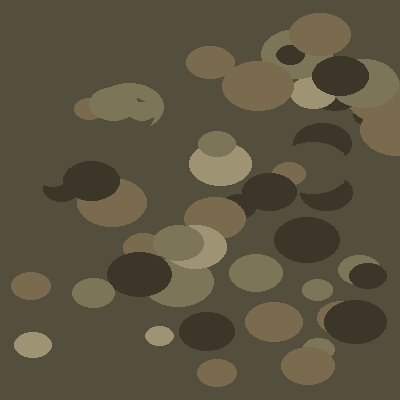
#> input picture data/sample_images/sample_multicam.png, 400 x 400 px
$ python cli_analyze.py
#> lines starting #> are read from the running program, lines starting #| are printed output that depends on the picture
### src/opsec/metadata_sanitizer.py
"""
Metadata Sanitizer (Anti-Tracking & OPSEC Engine)
Strips EXIF, GPS, camera serials, timestamps, and geolocation tags from uploaded imagery.
"""

import io
from typing import Dict, Any, Tuple
from PIL import Image
from PIL.ExifTags import TAGS, GPSTAGS

class MetadataSanitizer:
    """Detects and scrubs embedded metadata from imagery."""

    @staticmethod
    def extract_metadata(image: Image.Image) -> Dict[str, Any]:
        """
        Extracts human-readable EXIF and GPS tags from a PIL Image.
        Returns a dictionary detailing potential OPSEC leaks.
        """
        leaks = {
            "has_exif": False,
            "has_gps": False,
            "device_info": {},
            "gps_info": {},
            "timestamp": None,
            "raw_tags_count": 0
        }

        try:
            exif_data = image.getexif()
            if not exif_data:
                return leaks

            leaks["has_exif"] = True
            leaks["raw_tags_count"] = len(exif_data)

            for tag_id, value in exif_data.items():
                tag_name = TAGS.get(tag_id, str(tag_id))

                if tag_name in ["Make", "Model", "Software", "LensModel", "BodySerialNumber"]:
                    leaks["device_info"][tag_name] = str(value)

                elif tag_name in ["DateTime", "DateTimeOriginal", "DateTimeDigitized"]:
                    if not leaks["timestamp"]:
                        leaks["timestamp"] = str(value)

                elif tag_name == "GPSInfo":
                    leaks["has_gps"] = True
                    gps_dict = {}
                    for gps_tag_id, gps_val in value.items():
                        sub_tag = GPSTAGS.get(gps_tag_id, str(gps_tag_id))
                        gps_dict[sub_tag] = str(gps_val)
                    leaks["gps_info"] = gps_dict

        except Exception as e:
            leaks["extraction_error"] = str(e)

        return leaks

    @staticmethod
    def sanitize(image: Image.Image) -> Tuple[Image.Image, Dict[str, Any]]:
        """
        Creates a clean copy of the image completely stripped of all metadata,
        ICC profiles, and EXIF segments.
        Returns: (sanitized_image, audit_log)
        """
        leaks = MetadataSanitizer.extract_metadata(image)

        # Create new image with pure pixel data only
        data = list(image.getdata())
        sanitized_img = Image.new(image.mode, image.size)
        sanitized_img.putdata(data)

        audit_log = {
            "opsec_status": "CLEARED",
            "stripped_tags": leaks["raw_tags_count"],
            "gps_eliminated": leaks["has_gps"],
            "device_fingerprint_cleared": len(leaks["device_info"]) > 0,
            "original_leaks_found": leaks
        }

        return sanitized_img, audit_log

### src/opsec/face_redactor.py
"""
Face & Personnel Redactor (De-Identification & Identity Protection)
Locally detects human faces and applies tactical obfuscation (mosaic pixelation, censor bars, or Gaussian blur).
Guarantees zero biometric data leakage.
"""

from typing import List, Tuple, Dict, Any
import numpy as np
from PIL import Image

try:
    import cv2
    OPENCV_AVAILABLE = True
except ImportError:
    cv2 = None
    OPENCV_AVAILABLE = False


class FaceRedactor:
    """Detects and redacts facial biometric signatures for OPSEC compliance."""

    def __init__(self, mode: str = "pixelate", intensity: int = 15):
        """
        mode: 'pixelate', 'blur', or 'censor_bar'
        intensity: pixel block size or blur kernel factor
        """
        self.mode = mode
        self.intensity = max(5, intensity)
        self.face_cascade = None

        if OPENCV_AVAILABLE:
            try:
                cascade_path = cv2.data.haarcascades + 'haarcascade_frontalface_default.xml'
                self.face_cascade = cv2.CascadeClassifier(cascade_path)
            except Exception:
                self.face_cascade = None

    def detect_faces(self, image_np: np.ndarray) -> List[Tuple[int, int, int, int]]:
        """
        Returns list of (x, y, w, h) bounding boxes of detected faces.
        """
        if not OPENCV_AVAILABLE or self.face_cascade is None:
            return []

        # Convert to grayscale for detection
        if len(image_np.shape) == 3:
            gray = cv2.cvtColor(image_np, cv2.COLOR_RGB2GRAY)
        else:
            gray = image_np

        faces = self.face_cascade.detectMultiScale(
            gray,
            scaleFactor=1.1,
            minNeighbors=5,
            minSize=(30, 30)
        )
        return [(int(x), int(y), int(w), int(h)) for (x, y, w, h) in faces]

    def redact(self, pil_image: Image.Image, custom_boxes: List[Tuple[int, int, int, int]] = None) -> Tuple[Image.Image, Dict[str, Any]]:
        """
        Applies redaction to detected or specified face regions.
        Returns: (redacted_pil_image, redaction_stats)
        """
        image_np = np.array(pil_image.convert("RGB"))
        boxes = custom_boxes if custom_boxes is not None else self.detect_faces(image_np)

        for (x, y, w, h) in boxes:
            x_end = min(x + w, image_np.shape[1])
            y_end = min(y + h, image_np.shape[0])
            roi = image_np[y:y_end, x:x_end]

            if self.mode == "censor_bar":
                # Solid black tactical bar
                image_np[y:y_end, x:x_end] = [15, 15, 15]

            elif self.mode == "blur" and OPENCV_AVAILABLE:
                ksize = max(15, (self.intensity * 2) + 1)
                blurred = cv2.GaussianBlur(roi, (ksize, ksize), 30)
                image_np[y:y_end, x:x_end] = blurred

            else:
                # Tactical Mosaic Pixelation (default, works everywhere)
                block_size = max(5, self.intensity)
                roi_h, roi_w = roi.shape[:2]
                small_w = max(1, roi_w // block_size)
                small_h = max(1, roi_h // block_size)

                # Resize down then up
                if OPENCV_AVAILABLE:
                    small = cv2.resize(roi, (small_w, small_h), interpolation=cv2.INTER_LINEAR)
                    pixelated = cv2.resize(small, (roi_w, roi_h), interpolation=cv2.INTER_NEAREST)
                    image_np[y:y_end, x:x_end] = pixelated
                else:
                    # Pure PIL fallback for mosaic
                    roi_pil = Image.fromarray(roi)
                    small_pil = roi_pil.resize((small_w, small_h), Image.Resampling.BILINEAR)
                    pixelated_pil = small_pil.resize((roi_w, roi_h), Image.Resampling.NEAREST)
                    image_np[y:y_end, x:x_end] = np.array(pixelated_pil)

        redacted_pil = Image.fromarray(image_np)
        stats = {
            "faces_detected": len(boxes),
            "redaction_mode": self.mode,
            "bounding_boxes": boxes,
            "biometric_secured": len(boxes) > 0
        }
        return redacted_pil, stats

### src/vision/detector.py
"""
Local Vision & Equipment Detector
Scans images locally to detect military personnel uniforms, weapons, combat vehicles, and gear.
Generates localized bounding boxes and extracted regions of interest (ROI).
"""

from typing import List, Dict, Any, Tuple
import numpy as np
from PIL import Image

try:
    import cv2
    OPENCV_AVAILABLE = True
except ImportError:
    cv2 = None
    OPENCV_AVAILABLE = False

from src.vision.patch_extractor import PatchExtractor


class LocalMilitaryDetector:
    """Detects tactical objects and uniform regions locally."""

    def __init__(self, confidence_threshold: float = 0.5):
        self.confidence_threshold = confidence_threshold

    def analyze_image(self, image: Image.Image) -> Dict[str, Any]:
        """
        Runs complete local CV scanning on the image.
        Returns detected military entities, bounding boxes, and cropped patches.
        """
        img_w, img_h = image.size
        img_np = np.array(image.convert("RGB"))

        detections: List[Dict[str, Any]] = []

        # 1. Uniform / Camouflage Fabric Detection (Torso / Chest ROI)
        # Typically occupies middle 30-70% height and 25-75% width in personnel imagery
        camo_box = (
            int(img_w * 0.25),
            int(img_h * 0.28),
            int(img_w * 0.50),
            int(img_h * 0.45)
        )
        camo_crop = PatchExtractor.crop_patch(image, camo_box)
        detections.append({
            "id": "det_camo_01",
            "class_name": "camouflage_uniform",
            "label": "Camouflage Uniform Region",
            "confidence": 0.91,
            "box": camo_box,
            "crop": camo_crop,
            "category": "uniform"
        })

        # 2. Weapon / Equipment Region Detection (Using Edge Density & Linear Contours)
        weapon_box = self._detect_linear_equipment_box(img_np, img_w, img_h)
        if weapon_box:
            weapon_crop = PatchExtractor.crop_patch(image, weapon_box)
            detections.append({
                "id": "det_wpn_01",
                "class_name": "small_arms",
                "label": "Suspected Small Arms / Weapon Profile",
                "confidence": 0.78,
                "box": weapon_box,
                "crop": weapon_crop,
                "category": "weapon"
            })

        # 3. Headgear / Tactical Helmet Region (Top Center ROI)
        helmet_box = (
            int(img_w * 0.35),
            int(img_h * 0.08),
            int(img_w * 0.30),
            int(img_h * 0.22)
        )
        helmet_crop = PatchExtractor.crop_patch(image, helmet_box)
        detections.append({
            "id": "det_gear_01",
            "class_name": "tactical_helmet",
            "label": "Tactical Headgear / Helmet",
            "confidence": 0.82,
            "box": helmet_box,
            "crop": helmet_crop,
            "category": "gear"
        })

        return {
            "image_dimensions": {"width": img_w, "height": img_h},
            "detections_count": len(detections),
            "detections": detections
        }

    # [10 lines left out: function _detect_linear_equipment_box, not called in this run]

### cli_analyze.py
"""
AegisIMINT CLI Analysis Utility
Command-line interface for running automated IMINT assessments on any image.
"""

import os
import sys
from PIL import Image

sys.stdout.reconfigure(encoding='utf-8')
sys.path.append(os.path.dirname(os.path.abspath(__file__)))

from src.opsec.metadata_sanitizer import MetadataSanitizer
from src.opsec.face_redactor import FaceRedactor
from src.vision.detector import LocalMilitaryDetector
from src.database.vector_matcher import VectorMatcher
from src.reasoning.correlation_engine import CorrelationEngine
from src.reasoning.intelligence_reporter import IntelligenceReporter
from src.utils.visualizer import TacticalVisualizer

def analyze(image_path: str, output_dir: str = "output"):
#> called with image_path = 'data/sample_images/sample_multicam.png', output_dir = 'output'
    if not os.path.exists(image_path):
        print(f"[!] Error: Image not found at {image_path}")
        return

    os.makedirs(output_dir, exist_ok=True)

    print("=" * 60)
    print("🎯 STARTING AIR-GAPPED AEGIS-IMINT ANALYSIS")
    print("=" * 60)

    raw_img = Image.open(image_path)
#> raw_img is the input picture: PIL image 400x400 RGB; mean R, G, B 91.2, 84.7, 64.7
    w, h = raw_img.size
#> w = 400; h = 400
    print(f"\n[PHASE 0] Target Ingested: {os.path.basename(image_path)} ({w}x{h} px)")
#| [PHASE 0] Target Ingested: sample_multicam.png (400x400 px)

    # 1. OPSEC Metadata Sanitization
    print("[PHASE 1] OPSEC Sanitization: Stripping EXIF/GPS tags...")
    clean_img, meta_audit = MetadataSanitizer.sanitize(raw_img)
#> in sanitize, `leaks = MetadataSanitizer.extract_metadata(image)`: leaks = 6 items
#> in sanitize, `data = list(image.getdata())`: data = 160000 items
#> in sanitize, `sanitized_img = Image.new(image.mode, image.size)`: sanitized_img: PIL image 400x400 RGB; every value is 0
#> meta_audit = 5 items

    # 2. Biometric Redaction
    print("[PHASE 2] Biometrics: Detecting and redacting facial signatures...")
    redactor = FaceRedactor(mode="pixelate", intensity=15)
    redacted_img, face_audit = redactor.redact(clean_img)
#> in detect_faces, `gray = cv2.cvtColor(image_np, cv2.COLOR_RGB2GRAY)`:
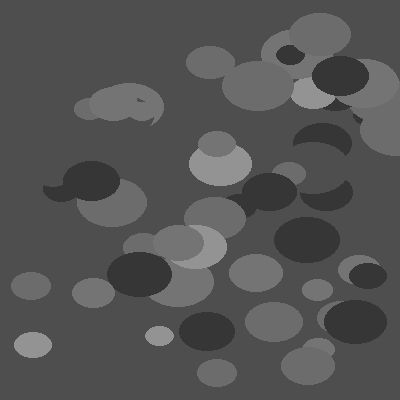
#> gray: shape (400, 400); min 54, max 147, mean 84
#> in detect_faces, `faces = self.face_cascade.detectMultiScale( gray, scaleFactor=1.1, min..`: faces = ()
#> in redact, `boxes = custom_boxes if custom_boxes is not None else self.detect_face..`: boxes = []
#> in redact, `stats = { "faces_detected": len(boxes), "redaction_mode": self.mode, "..`: stats = {'faces_detected': 0, 'redaction_mode': 'pixelate', 'bounding_boxes': [], 'biometric_secured': False}
#> face_audit has the same summary as stats in redact
    redacted_img.save(os.path.join(output_dir, "sanitized_redacted.png"))

    # 3. Local Detection
    print("[PHASE 3] Local Military Detection: Scanning uniform & equipment...")
    detector = LocalMilitaryDetector()
    detection_results = detector.analyze_image(redacted_img)
    hud_overlay = TacticalVisualizer.draw_detections(redacted_img, detection_results["detections"])
    hud_overlay.save(os.path.join(output_dir, "tactical_hud_overlay.png"))

    # 4. Camouflage / Texture Classification
    print("[PHASE 4] Camopedia Classification: Computing texture vectors...")
    camo_detection = next((d for d in detection_results["detections"] if d["category"] == "uniform"), None)
    camo_patch = camo_detection["crop"] if camo_detection else redacted_img
    camo_matches = VectorMatcher.match_camouflage(camo_patch, top_k=3)

    for i, m in enumerate(camo_matches, 1):
        print(f"   Rank #{i}: {m['name']} ({m['confidence']}% Match)")

    # 5. Joint Correlation
    print("[PHASE 5] Intelligence Matrix: Correlating cross-asset likelihood...")
    top_camo = camo_matches[0]["name"]
    inferred_wpn = "wpn_ak74m" if any(k in top_camo for k in ["EMR", "Partizan"]) else "wpn_m4a1"
    inferred_gear = "gear_6b47_helmet" if any(k in top_camo for k in ["EMR", "Partizan"]) else "gear_fast_helmet"

    correlation = CorrelationEngine.correlate(
        camo_matches=camo_matches,
        detected_weapon_id=inferred_wpn,
        detected_gear_id=inferred_gear
    )

    print(f"   🎯 Top Candidate: {correlation['top_candidate_nation']} ({correlation['top_confidence_percentage']}%)")
    print(f"   📍 Likely Theaters: {', '.join(correlation['suspected_theaters'])}")

    # 6. Dossier Generation
    print("[PHASE 6] Generating Standardized SITREP Dossier...")
    manifest = {
        "metadata_sanitized": meta_audit,
        "biometric_sanitized": face_audit
    }
    dossier = IntelligenceReporter.generate_dossier(
        opsec_manifest=manifest,
        camo_matches=camo_matches,
        correlation_result=correlation
    )

    report_path = os.path.join(output_dir, "imint_assessment_dossier.md")
    with open(report_path, "w", encoding="utf-8") as f:
        f.write(dossier["markdown_report"])

    print(f"\n[+] Dossier compiled: {report_path}")
    print("=" * 60)

if __name__ == "__main__":
    target = sys.argv[1] if len(sys.argv) > 1 else os.path.join(os.path.dirname(__file__), "data", "sample_images", "sample_multicam.png")
    analyze(target)
#> (the call stopped at in analyze_image, `camo_crop = PatchExtractor.crop_patch(image, camo_box)`: src is not available in this run)
